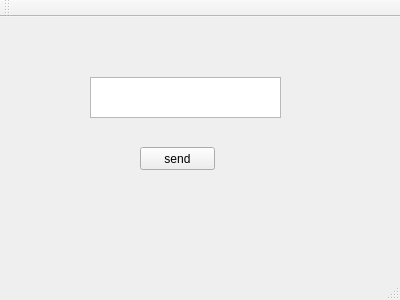
<?xml version="1.0" encoding="UTF-8"?>
<ui version="4.0">
 <class>MainWindow</class>
 <widget class="QMainWindow" name="MainWindow">
  <property name="geometry">
   <rect>
    <x>0</x>
    <y>0</y>
    <width>400</width>
    <height>300</height>
   </rect>
  </property>
  <property name="windowTitle">
   <string>Client</string>
  </property>
  <widget class="QWidget" name="centralWidget">
   <widget class="QPushButton" name="pushButton">
    <property name="geometry">
     <rect>
      <x>140</x>
      <y>130</y>
      <width>75</width>
      <height>23</height>
     </rect>
    </property>
    <property name="text">
     <string>send</string>
    </property>
   </widget>
   <widget class="QTextEdit" name="textEdit">
    <property name="geometry">
     <rect>
      <x>90</x>
      <y>60</y>
      <width>191</width>
      <height>41</height>
     </rect>
    </property>
   </widget>
  </widget>
  <widget class="QMenuBar" name="menuBar">
   <property name="geometry">
    <rect>
     <x>0</x>
     <y>0</y>
     <width>400</width>
     <height>23</height>
    </rect>
   </property>
  </widget>
  <widget class="QToolBar" name="mainToolBar">
   <attribute name="toolBarArea">
    <enum>TopToolBarArea</enum>
   </attribute>
   <attribute name="toolBarBreak">
    <bool>false</bool>
   </attribute>
  </widget>
  <widget class="QStatusBar" name="statusBar"/>
 </widget>
 <layoutdefault spacing="6" margin="11"/>
 <resources/>
 <connections/>
</ui>
